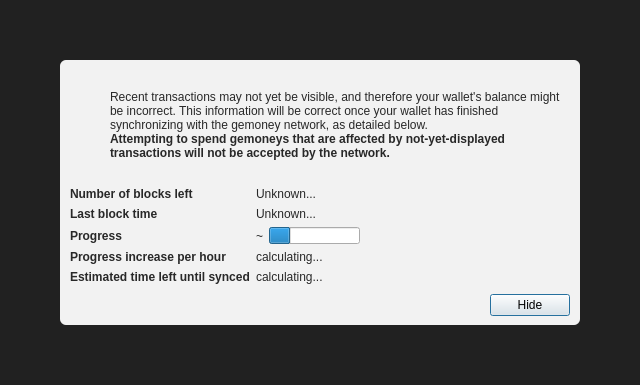
<?xml version="1.0" encoding="UTF-8"?>
<ui version="4.0">
 <class>ModalOverlay</class>
 <widget class="ModalOverlay" name="ModalOverlay">
  <property name="geometry">
   <rect>
    <x>0</x>
    <y>0</y>
    <width>640</width>
    <height>385</height>
   </rect>
  </property>
  <property name="windowTitle">
   <string>Form</string>
  </property>
  <layout class="QVBoxLayout" name="verticalLayout" stretch="0">
   <property name="sizeConstraint">
    <enum>QLayout::SetDefaultConstraint</enum>
   </property>
   <property name="leftMargin">
    <number>0</number>
   </property>
   <property name="topMargin">
    <number>0</number>
   </property>
   <property name="rightMargin">
    <number>0</number>
   </property>
   <property name="bottomMargin">
    <number>0</number>
   </property>
   <item>
    <widget class="QWidget" name="bgWidget" native="true">
     <property name="styleSheet">
      <string notr="true">#bgWidget { background: rgba(0,0,0,220); }</string>
     </property>
     <layout class="QVBoxLayout" name="verticalLayoutMain" stretch="1">
      <property name="leftMargin">
       <number>60</number>
      </property>
      <property name="topMargin">
       <number>60</number>
      </property>
      <property name="rightMargin">
       <number>60</number>
      </property>
      <property name="bottomMargin">
       <number>60</number>
      </property>
      <item>
       <widget class="QWidget" name="contentWidget" native="true">
        <property name="styleSheet">
         <string notr="true">#contentWidget { background: rgba(255,255,255,240); border-radius: 6px; }

QLabel { color: rgb(40,40,40);  }</string>
        </property>
        <layout class="QVBoxLayout" name="verticalLayoutSub" stretch="1,0,0,0">
         <property name="spacing">
          <number>0</number>
         </property>
         <property name="leftMargin">
          <number>10</number>
         </property>
         <property name="topMargin">
          <number>10</number>
         </property>
         <property name="rightMargin">
          <number>10</number>
         </property>
         <property name="bottomMargin">
          <number>10</number>
         </property>
         <item>
          <layout class="QHBoxLayout" name="horizontalLayoutIconText" stretch="0,1">
           <property name="topMargin">
            <number>20</number>
           </property>
           <item>
            <layout class="QVBoxLayout" name="verticalLayoutIcon">
             <property name="leftMargin">
              <number>0</number>
             </property>
             <item>
              <widget class="QPushButton" name="warningIcon">
               <property name="enabled">
                <bool>false</bool>
               </property>
               <property name="text">
                <string/>
               </property>
               <property name="icon">
                <iconset>
                 <normaloff>:/icons/warning</normaloff>
                 <disabledoff>:/icons/warning</disabledoff>:/icons/warning</iconset>
               </property>
               <property name="iconSize">
                <size>
                 <width>48</width>
                 <height>48</height>
                </size>
               </property>
               <property name="flat">
                <bool>true</bool>
               </property>
              </widget>
             </item>
             <item>
              <spacer name="verticalSpacerWarningIcon">
               <property name="orientation">
                <enum>Qt::Vertical</enum>
               </property>
               <property name="sizeHint" stdset="0">
                <size>
                 <width>20</width>
                 <height>40</height>
                </size>
               </property>
              </spacer>
             </item>
            </layout>
           </item>
           <item>
            <layout class="QVBoxLayout" name="verticalLayoutInfoText">
             <property name="leftMargin">
              <number>0</number>
             </property>
             <property name="topMargin">
              <number>0</number>
             </property>
             <item>
              <widget class="QLabel" name="infoText">
               <property name="text">
                <string>Recent transactions may not yet be visible, and therefore your wallet's balance might be incorrect. This information will be correct once your wallet has finished synchronizing with the gemoney network, as detailed below.</string>
               </property>
               <property name="textFormat">
                <enum>Qt::RichText</enum>
               </property>
               <property name="wordWrap">
                <bool>true</bool>
               </property>
              </widget>
             </item>
             <item>
              <widget class="QLabel" name="infoTextStrong">
               <property name="font">
                <font>
                 <weight>75</weight>
                 <bold>true</bold>
                </font>
               </property>
               <property name="text">
                <string>Attempting to spend gemoneys that are affected by not-yet-displayed transactions will not be accepted by the network.</string>
               </property>
               <property name="textFormat">
                <enum>Qt::RichText</enum>
               </property>
               <property name="wordWrap">
                <bool>true</bool>
               </property>
              </widget>
             </item>
             <item>
              <spacer name="verticalSpacerInTextSpace">
               <property name="orientation">
                <enum>Qt::Vertical</enum>
               </property>
               <property name="sizeHint" stdset="0">
                <size>
                 <width>20</width>
                 <height>40</height>
                </size>
               </property>
              </spacer>
             </item>
            </layout>
           </item>
          </layout>
         </item>
         <item>
          <spacer name="verticalSpacerAfterText">
           <property name="orientation">
            <enum>Qt::Vertical</enum>
           </property>
           <property name="sizeHint" stdset="0">
            <size>
             <width>20</width>
             <height>40</height>
            </size>
           </property>
          </spacer>
         </item>
         <item>
          <layout class="QFormLayout" name="formLayout">
           <property name="fieldGrowthPolicy">
            <enum>QFormLayout::FieldsStayAtSizeHint</enum>
           </property>
           <property name="horizontalSpacing">
            <number>6</number>
           </property>
           <property name="verticalSpacing">
            <number>6</number>
           </property>
           <property name="topMargin">
            <number>10</number>
           </property>
           <item row="0" column="0">
            <widget class="QLabel" name="labelNumberOfBlocksLeft">
             <property name="font">
              <font>
               <weight>75</weight>
               <bold>true</bold>
              </font>
             </property>
             <property name="text">
              <string>Number of blocks left</string>
             </property>
            </widget>
           </item>
           <item row="0" column="1">
            <widget class="QLabel" name="numberOfBlocksLeft">
             <property name="text">
              <string>Unknown...</string>
             </property>
            </widget>
           </item>
           <item row="1" column="0">
            <widget class="QLabel" name="labelLastBlockTime">
             <property name="font">
              <font>
               <weight>75</weight>
               <bold>true</bold>
              </font>
             </property>
             <property name="text">
              <string>Last block time</string>
             </property>
            </widget>
           </item>
           <item row="1" column="1">
            <widget class="QLabel" name="newestBlockDate">
             <property name="sizePolicy">
              <sizepolicy hsizetype="Maximum" vsizetype="Preferred">
               <horstretch>0</horstretch>
               <verstretch>0</verstretch>
              </sizepolicy>
             </property>
             <property name="text">
              <string>Unknown...</string>
             </property>
            </widget>
           </item>
           <item row="2" column="0">
            <widget class="QLabel" name="labelSyncDone">
             <property name="font">
              <font>
               <weight>75</weight>
               <bold>true</bold>
              </font>
             </property>
             <property name="text">
              <string>Progress</string>
             </property>
            </widget>
           </item>
           <item row="2" column="1">
            <layout class="QHBoxLayout" name="horizontalLayoutSync" stretch="0,1">
             <item>
              <widget class="QLabel" name="percentageProgress">
               <property name="text">
                <string notr="true">~</string>
               </property>
              </widget>
             </item>
             <item>
              <widget class="QProgressBar" name="progressBar">
               <property name="value">
                <number>24</number>
               </property>
               <property name="format">
                <string/>
               </property>
              </widget>
             </item>
            </layout>
           </item>
           <item row="4" column="0">
            <widget class="QLabel" name="labelProgressIncrease">
             <property name="font">
              <font>
               <weight>75</weight>
               <bold>true</bold>
              </font>
             </property>
             <property name="text">
              <string>Progress increase per hour</string>
             </property>
            </widget>
           </item>
           <item row="4" column="1">
            <widget class="QLabel" name="progressIncreasePerH">
             <property name="text">
              <string>calculating...</string>
             </property>
            </widget>
           </item>
           <item row="5" column="0">
            <widget class="QLabel" name="labelEstimatedTimeLeft">
             <property name="font">
              <font>
               <weight>75</weight>
               <bold>true</bold>
              </font>
             </property>
             <property name="text">
              <string>Estimated time left until synced</string>
             </property>
            </widget>
           </item>
           <item row="5" column="1">
            <widget class="QLabel" name="expectedTimeLeft">
             <property name="text">
              <string>calculating...</string>
             </property>
            </widget>
           </item>
          </layout>
         </item>
         <item>
          <layout class="QHBoxLayout" name="horizontalLayoutButtons">
           <property name="leftMargin">
            <number>10</number>
           </property>
           <property name="topMargin">
            <number>10</number>
           </property>
           <item>
            <spacer name="horizontalSpacer">
             <property name="orientation">
              <enum>Qt::Horizontal</enum>
             </property>
             <property name="sizeHint" stdset="0">
              <size>
               <width>40</width>
               <height>20</height>
              </size>
             </property>
            </spacer>
           </item>
           <item>
            <widget class="QPushButton" name="closeButton">
             <property name="text">
              <string>Hide</string>
             </property>
             <property name="focusPolicy">
              <enum>Qt::StrongFocus</enum>
             </property>
             <property name="default">
              <bool>true</bool>
             </property>
            </widget>
           </item>
          </layout>
         </item>
        </layout>
       </widget>
      </item>
     </layout>
    </widget>
   </item>
  </layout>
 </widget>
 <customwidgets>
  <customwidget>
   <class>ModalOverlay</class>
   <extends>QWidget</extends>
   <header>qt/modaloverlay.h</header>
   <container>1</container>
  </customwidget>
 </customwidgets>
 <resources/>
 <connections/>
</ui>
